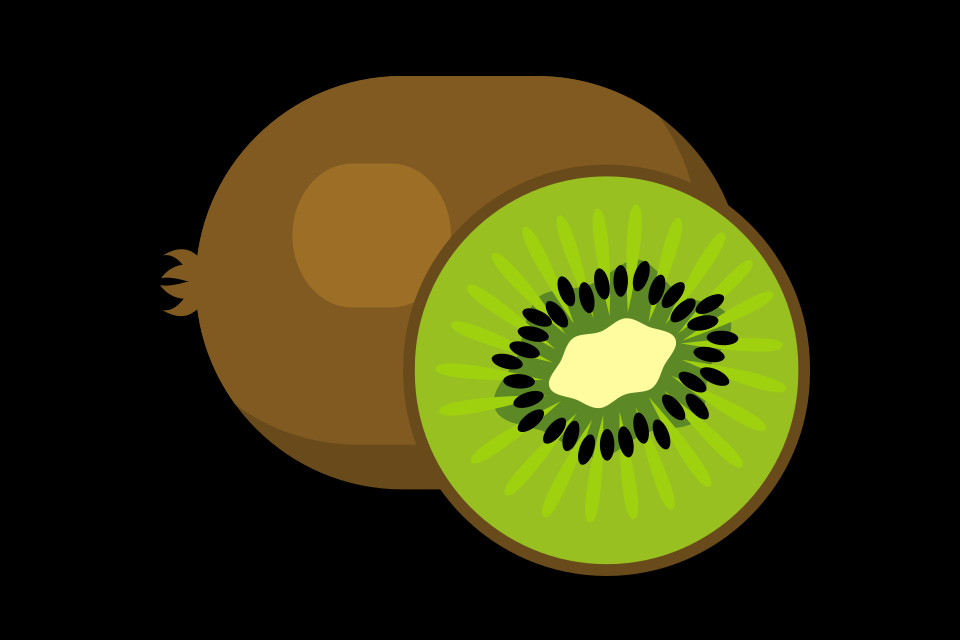

A level layout from a 2D game, rendered from its tile map. Below: a short description, then the map file with its tile-grid data intact:
An orthogonal 30x20 tile map with 32x32 px tiles, 1 tile layer (Tile Layer 1) and 15 objects.

<map version="1.10" tiledversion="1.10.2" orientation="orthogonal" renderorder="right-down" width="30" height="20" tilewidth="32" tileheight="32" infinite="0" nextlayerid="5" nextobjectid="33">
 <tileset firstgid="1" name="kiwi" tilewidth="650" tileheight="500" tilecount="1" columns="0">
  <grid orientation="orthogonal" width="1" height="1" />
  <tile id="0">
   <image width="650" height="500" source="images/kiwi.png" />
  </tile>
 </tileset>
 <layer id="1" name="Tile Layer 1" width="30" height="20">
  <data encoding="csv">
0,0,0,0,0,0,0,0,0,0,0,0,0,0,0,0,0,0,0,0,0,0,0,0,0,0,0,0,0,0,
0,0,0,0,0,0,0,0,0,0,0,0,0,0,0,0,0,0,0,0,0,0,0,0,0,0,0,0,0,0,
0,0,0,0,0,0,0,0,0,0,0,0,0,0,0,0,0,0,0,0,0,0,0,0,0,0,0,0,0,0,
0,0,0,0,0,0,0,0,0,0,0,0,0,0,0,0,0,0,0,0,0,0,0,0,0,0,0,0,0,0,
0,0,0,0,0,0,0,0,0,0,0,0,0,0,0,0,0,0,0,0,0,0,0,0,0,0,0,0,0,0,
0,0,0,0,0,0,0,0,0,0,0,0,0,0,0,0,0,0,0,0,0,0,0,0,0,0,0,0,0,0,
0,0,0,0,0,0,0,0,0,0,0,0,0,0,0,0,0,0,0,0,0,0,0,0,0,0,0,0,0,0,
0,0,0,0,0,0,0,0,0,0,0,0,0,0,0,0,0,0,0,0,0,0,0,0,0,0,0,0,0,0,
0,0,0,0,0,0,0,0,0,0,0,0,0,0,0,0,0,0,0,0,0,0,0,0,0,0,0,0,0,0,
0,0,0,0,0,0,0,0,0,0,0,0,0,0,0,0,0,0,0,0,0,0,0,0,0,0,0,0,0,0,
0,0,0,0,0,0,0,0,0,0,0,0,0,0,0,0,0,0,0,0,0,0,0,0,0,0,0,0,0,0,
0,0,0,0,0,0,0,0,0,0,0,0,0,0,0,0,0,0,0,0,0,0,0,0,0,0,0,0,0,0,
0,0,0,0,0,0,0,0,0,0,0,0,0,0,0,0,0,0,0,0,0,0,0,0,0,0,0,0,0,0,
0,0,0,0,0,0,0,0,0,0,0,0,0,0,0,0,0,0,0,0,0,0,0,0,0,0,0,0,0,0,
0,0,0,0,0,0,0,0,0,0,0,0,0,0,0,0,0,0,0,0,0,0,0,0,0,0,0,0,0,0,
0,0,0,0,0,0,0,0,0,0,0,0,0,0,0,0,0,0,0,0,0,0,0,0,0,0,0,0,0,0,
0,0,0,0,0,0,0,0,0,0,0,0,0,0,0,0,0,0,0,0,0,0,0,0,0,0,0,0,0,0,
0,0,0,0,0,1,0,0,0,0,0,0,0,0,0,0,0,0,0,0,0,0,0,0,0,0,0,0,0,0,
0,0,0,0,0,0,0,0,0,0,0,0,0,0,0,0,0,0,0,0,0,0,0,0,0,0,0,0,0,0,
0,0,0,0,0,0,0,0,0,0,0,0,0,0,0,0,0,0,0,0,0,0,0,0,0,0,0,0,0,0
</data>
 </layer>
 <objectgroup id="2" name="dots">
  <object id="19" x="773.097" y="283.444" width="64" height="64" />
  <object id="20" x="627.288" y="84.6987" width="64" height="64" />
  <object id="21" x="378.25" y="43.794" width="64" height="64" />
  <object id="22" x="176.133" y="176.133" width="64" height="64" />
  <object id="23" x="238.693" y="410.733" width="64" height="64" />
  <object id="24" x="409.53" y="457.654" width="64" height="64" />
  <object id="25" x="642.928" y="533.448" width="64" height="64" />
 </objectgroup>
 <objectgroup id="3" name="letak gambar" visible="0">
  <object id="1" x="160.01" y="72.1848" width="654.475" height="506.497" />
 </objectgroup>
 <objectgroup id="4" name="paths">
  <object id="26" x="800.048" y="305.582">
   <polyline points="0,0 -16.8431,-40.9047 -32.4832,-62.5602 -68.5756,-99.8556 -90.231,-143.167 -119.105,-176.853" />
  </object>
  <object id="27" x="643.648" y="104.668">
   <polyline points="0,0 -39.7016,-24.0616 -103.465,-33.6862 -158.807,-33.6862 -221.367,-33.6862" />
  </object>
  <object id="28" x="394.61" y="73.3879">
   <polyline points="0,0 -40.9047,3.60924 -95.0433,26.4678 -131.136,52.9355 -152.791,76.9971 -173.244,111.886" />
  </object>
  <object id="29" x="204.524" y="226.179">
   <polyline points="0,0 -13.2339,24.0616 -36.0924,18.0462 -45.717,34.8893 -39.7016,91.4341 -31.2801,98.6526 -10.8277,78.2002 1.20308,126.323 16.8431,158.807 37.2955,181.665 55.3417,205.727" />
  </object>
  <object id="30" x="287.536" y="453.561">
   <polyline points="0,0 36.0924,24.0616 79.4033,31.2801 104.668,31.2801 144.37,31.2801" />
  </object>
  <object id="31" x="453.561" y="505.294">
   <polyline points="0,0 31.2801,30.077 67.3725,52.9355 117.902,63.7632 161.213,70.9817 214.148,60.154" />
  </object>
  <object id="32" x="696.583" y="554.62">
   <polyline points="0,0 42.1078,-26.4678 72.1848,-61.3571 99.8556,-115.496 113.09,-158.807 110.683,-223.773" />
  </object>
 </objectgroup>
</map>
